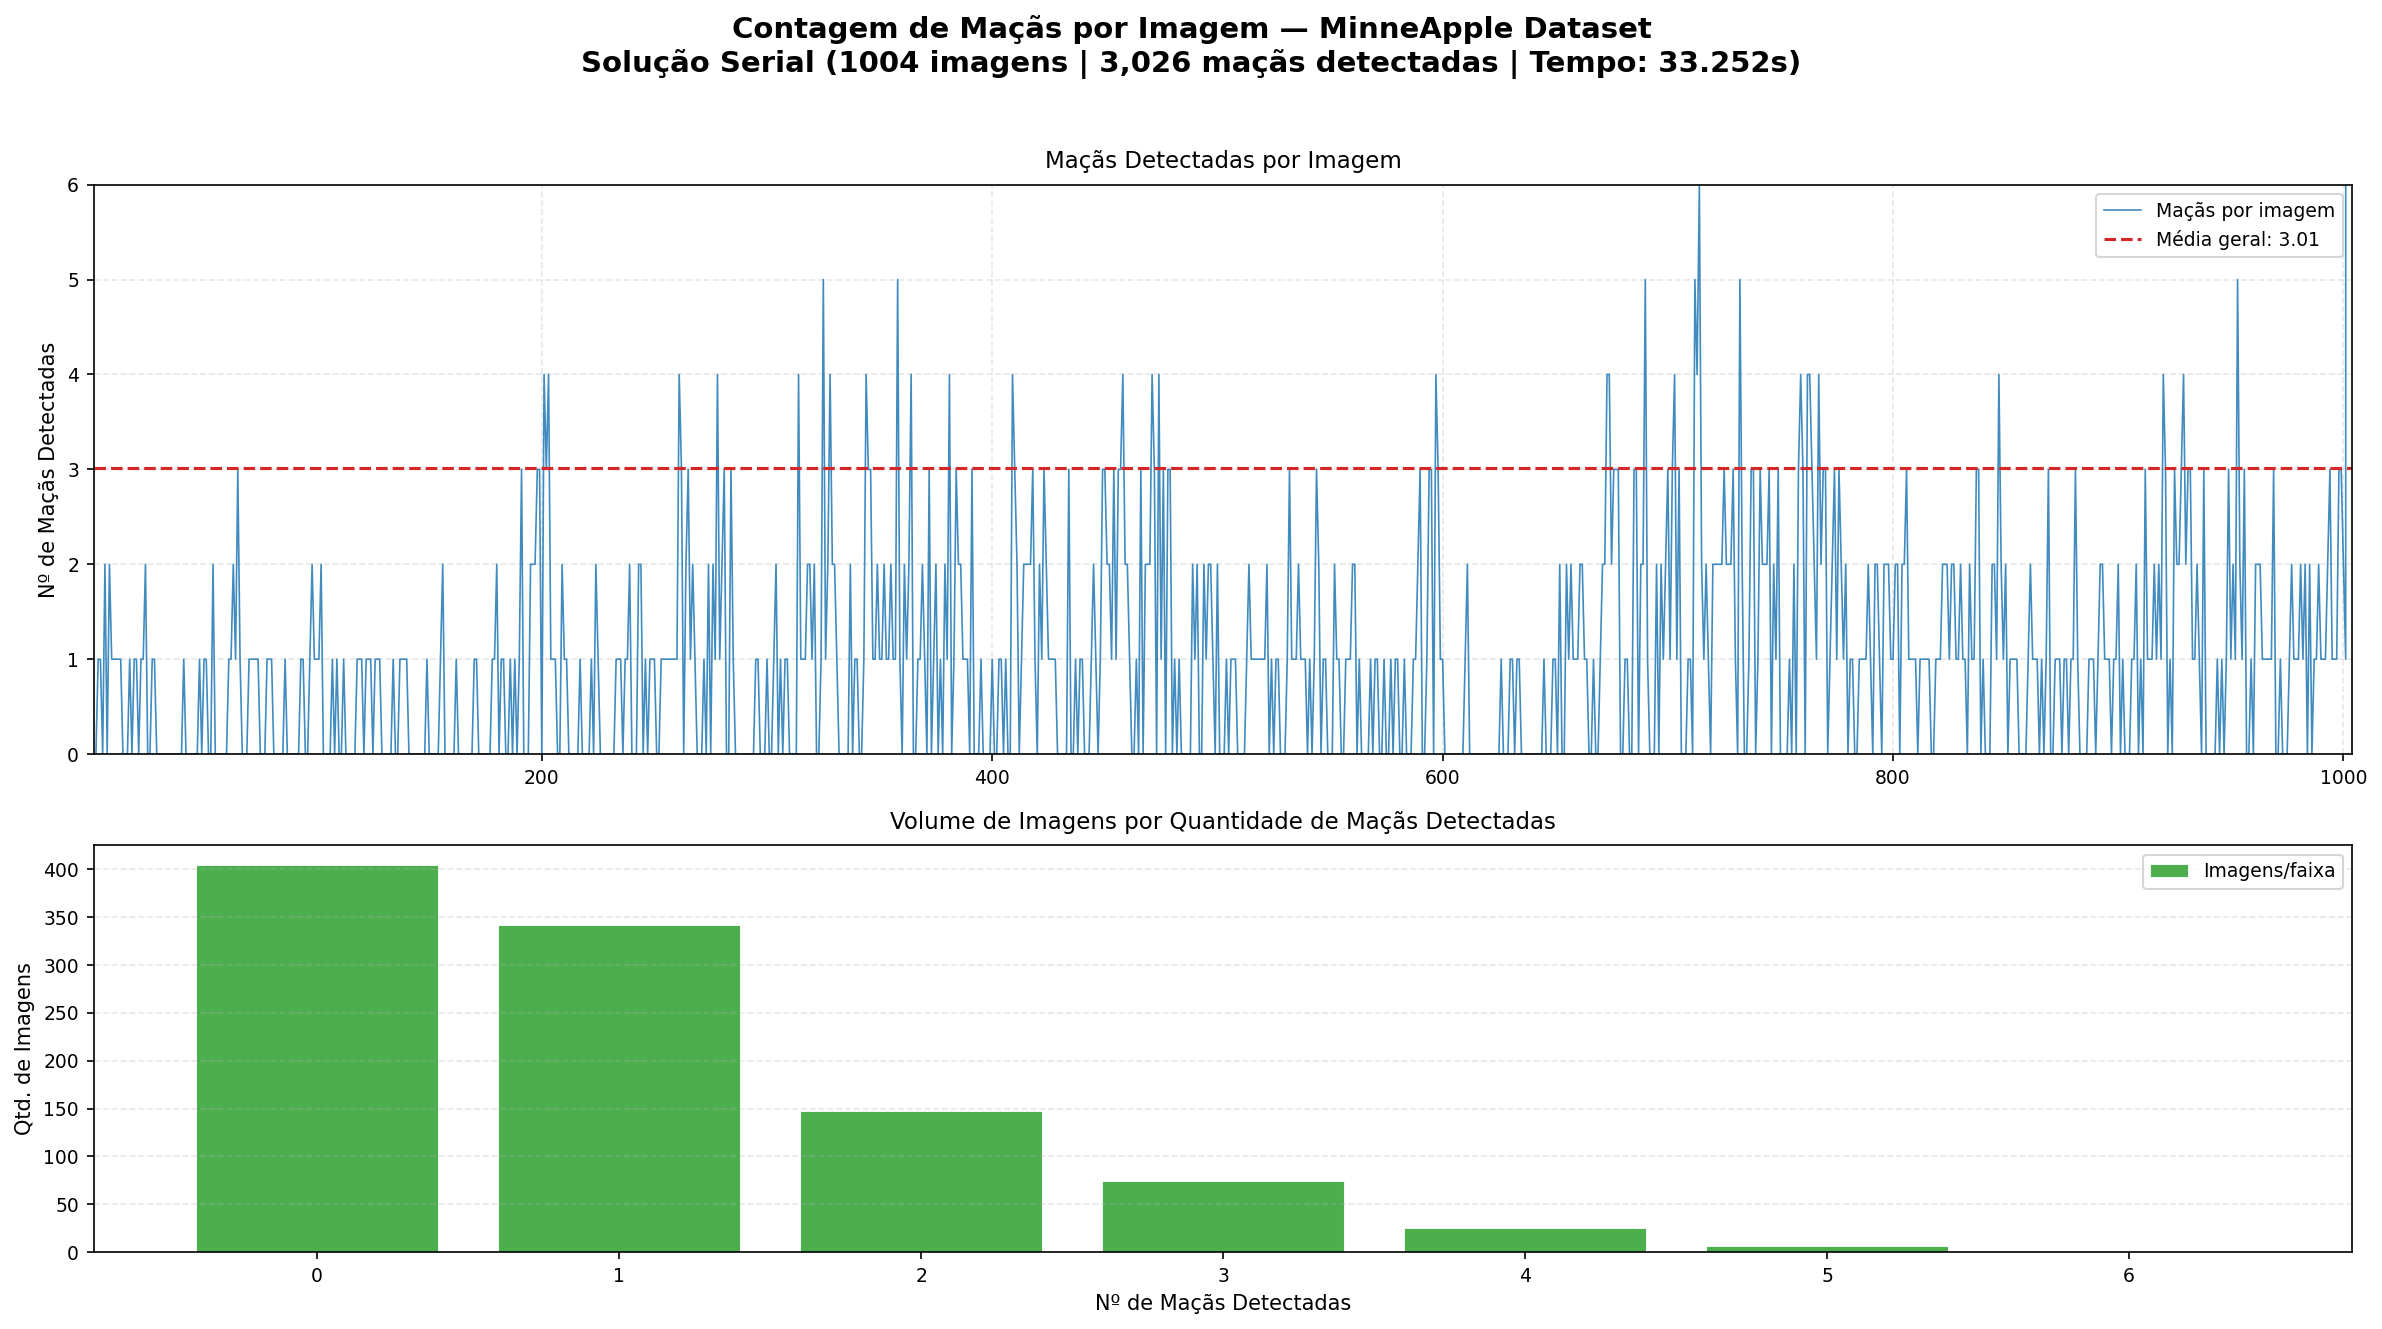

The script that saved this image:
"""
grafico_serial.py
-----------------
Gera gráfico da solução serial com dois painéis:
  - Superior: maçãs detectadas por imagem (linha) + média geral
  - Inferior: volume de imagens por faixa de maçãs (barras)
"""

import pandas as pd
import matplotlib.pyplot as plt
import matplotlib.ticker as ticker
import numpy as np

# ── Configurações ──────────────────────────────────────
CSV_PATH    = "output/results.csv"
OUTPUT_PATH = "output/grafico_serial.png"
TEMPO       = 150.823   # troque pelo seu tempo real

# ── Carregar dados ─────────────────────────────────────
df = pd.read_csv(CSV_PATH)
df = df[pd.to_numeric(df["macas_detectadas"], errors="coerce").notna()]
df["macas_detectadas"] = df["macas_detectadas"].astype(int)
df = df[df["erro"].isna() | (df["erro"] == "")]
df = df.reset_index(drop=True)
df["indice"] = df.index + 1

total_imagens = len(df)
total_macas   = df["macas_detectadas"].sum()
media_geral   = df["macas_detectadas"].mean()

# ── Remover outliers extremos para visualização ────────
# Usa percentil 99 como teto do eixo Y (preserva os dados, só ajusta a escala)
teto_y = int(np.percentile(df["macas_detectadas"], 99)) + 2
teto_x = int(np.percentile(df["macas_detectadas"], 99)) + 2

# ── Figura ─────────────────────────────────────────────
fig, (ax1, ax2) = plt.subplots(
    2, 1, figsize=(16, 9),
    gridspec_kw={"height_ratios": [1.4, 1]},
    facecolor="white"
)

fig.suptitle(
    f"Contagem de Maçãs por Imagem — MinneApple Dataset\n"
    f"Solução Serial ({total_imagens} imagens | {total_macas:,} maçãs detectadas | Tempo: {TEMPO}s)",
    fontsize=14, fontweight="bold", y=0.98
)

# ── Painel superior: linha ─────────────────────────────
ax1.plot(
    df["indice"], df["macas_detectadas"],
    color="#1f77b4", linewidth=0.8, alpha=0.85, label="Maçãs por imagem"
)
ax1.axhline(
    media_geral, color="#d62728", linewidth=1.5,
    linestyle="--", label=f"Média geral: {media_geral:.2f}"
)

ax1.set_title("Maçãs Detectadas por Imagem", fontsize=11, pad=8)
ax1.set_ylabel("Nº de Maçãs Detectadas", fontsize=10)
ax1.set_xlim(1, total_imagens)
ax1.set_ylim(0, teto_y)
ax1.legend(fontsize=9, loc="upper right")
ax1.grid(True, alpha=0.3, linestyle="--")
ax1.tick_params(axis="both", labelsize=9)
ax1.yaxis.set_major_locator(ticker.MaxNLocator(integer=True))

# ── Painel inferior: barras ────────────────────────────
df_filtrado = df[df["macas_detectadas"] <= teto_x]
contagem = df_filtrado["macas_detectadas"].value_counts().sort_index()

ax2.bar(
    contagem.index, contagem.values,
    color="#2ca02c", alpha=0.85, edgecolor="white", linewidth=0.5,
    label="Imagens/faixa"
)

ax2.set_title("Volume de Imagens por Quantidade de Maçãs Detectadas", fontsize=11, pad=8)
ax2.set_xlabel("Nº de Maçãs Detectadas", fontsize=10)
ax2.set_ylabel("Qtd. de Imagens", fontsize=10)
ax2.legend(fontsize=9, loc="upper right")
ax2.grid(True, alpha=0.3, linestyle="--", axis="y")
ax2.tick_params(axis="both", labelsize=9)
ax2.xaxis.set_major_locator(ticker.MaxNLocator(integer=True))

plt.tight_layout(rect=[0, 0, 1, 0.96])
plt.savefig(OUTPUT_PATH, dpi=150, bbox_inches="tight")
plt.close()

print(f"✔ Gráfico salvo em '{OUTPUT_PATH}'")
print(f"  Total de imagens : {total_imagens}")
print(f"  Total de maçãs   : {total_macas:,}")
print(f"  Média geral      : {media_geral:.2f}")
print(f"  Escala Y/X       : 0 a {teto_y} (percentil 99)")
